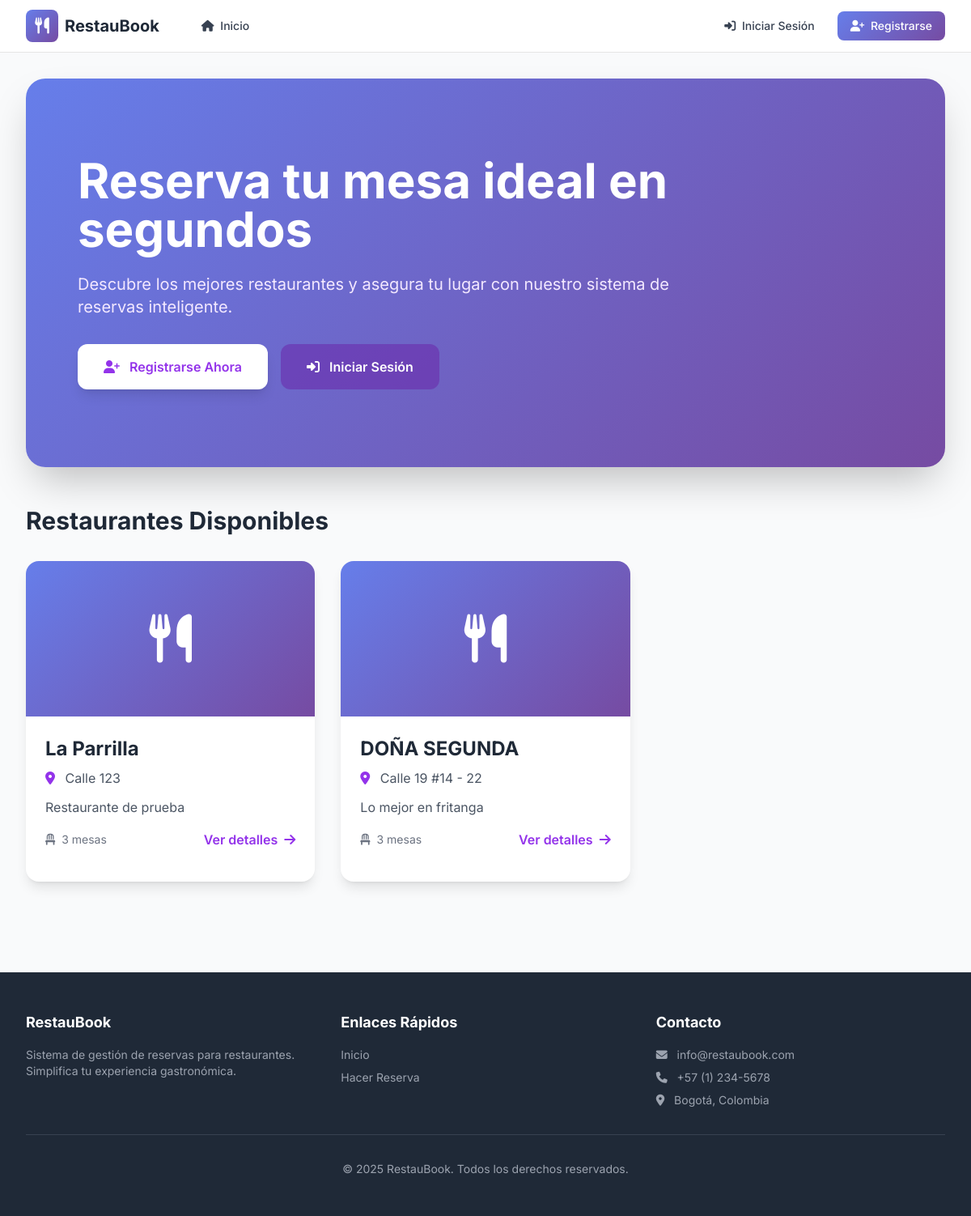
The page / on the database its author committed.
### models.py (models this page shows, shortened)
class Restaurant(db.Model):
    __tablename__ = 'restaurants'
    id = db.Column(db.Integer, primary_key=True)
    nombre = db.Column(db.String(120), nullable=False)
    direccion = db.Column(db.String(200))
    descripcion = db.Column(db.Text)
    tables = db.relationship('Table', backref='restaurant', cascade='all, delete-orphan')

### app.py (the view)
@app.route('/')
def index():
    restaurantes = Restaurant.query.all()
    return render_template('index.html', restaurantes=restaurantes)

### templates/index.html (shortened to what this page needs)
{% extends "base.html" %}
{% block content %}
<div class="gradient-bg rounded-3xl shadow-2xl overflow-hidden mb-12 animate-fade-in">
    <div class="px-6 py-16 sm:px-12 sm:py-24 lg:px-16">
        <div class="max-w-3xl">
            <h1 class="text-4xl sm:text-5xl lg:text-6xl font-bold text-white mb-6">
                Reserva tu mesa ideal en segundos
            </h1>
            <p class="text-xl text-purple-100 mb-8">
                Descubre los mejores restaurantes y asegura tu lugar con nuestro sistema de reservas inteligente.
            </p>
            <div class="flex flex-wrap gap-4">
                {% if session.user_id %}
                <a href="/reserve" class="bg-white text-purple-600 px-8 py-4 rounded-xl font-semibold hover:bg-gray-100 transition shadow-lg hover:shadow-xl transform hover:scale-105">
                    <i class="fas fa-calendar-check mr-2"></i>
                    Hacer una Reserva
                </a>
                <a href="/perfil" class="bg-purple-800 bg-opacity-50 text-white px-8 py-4 rounded-xl font-semibold hover:bg-opacity-70 transition">
                    <i class="fas fa-user mr-2"></i>
                    Ver Mi Perfil
                </a>
                {% else %}
                <a href="/register" class="bg-white text-purple-600 px-8 py-4 rounded-xl font-semibold hover:bg-gray-100 transition shadow-lg hover:shadow-xl transform hover:scale-105">
                    <i class="fas fa-user-plus mr-2"></i>
                    Registrarse Ahora
                </a>
                <a href="/login" class="bg-purple-800 bg-opacity-50 text-white px-8 py-4 rounded-xl font-semibold hover:bg-opacity-70 transition">
                    <i class="fas fa-sign-in-alt mr-2"></i>
                    Iniciar Sesión
                </a>
                {% endif %}
            </div>
        </div>
    </div>
</div>
<div class="animate-fade-in" style="animation-delay: 0.2s;">
    <div class="flex justify-between items-center mb-8">
        <h2 class="text-3xl font-bold text-gray-800">
            Restaurantes Disponibles
        </h2>
    </div>
    {% if restaurantes %}
    <div class="grid grid-cols-1 md:grid-cols-2 lg:grid-cols-3 gap-8">
        {% for restaurante in restaurantes %}
        <div class="bg-white rounded-2xl shadow-lg overflow-hidden card-hover">
            <div class="h-48 gradient-bg flex items-center justify-center">
                <i class="fas fa-utensils text-white text-6xl"></i>
            </div>
            <div class="p-6">
                <h3 class="text-2xl font-bold text-gray-800 mb-2">{{ restaurante.nombre }}</h3>
                <p class="text-gray-600 mb-3">
                    <i class="fas fa-map-marker-alt text-purple-600 mr-2"></i>
                    {{ restaurante.direccion or 'Dirección no disponible' }}
                </p>
                <p class="text-gray-600 mb-4 line-clamp-2">
                    {{ restaurante.descripcion or 'Disfruta de una experiencia gastronómica única.' }}
                </p>
                <div class="flex items-center justify-between mb-4">
                    <span class="text-sm text-gray-500">
                        <i class="fas fa-chair mr-1"></i>
                        {{ restaurante.tables|length }} mesas
                    </span>
                    <a href="/restaurante/{{ restaurante.id }}" class="text-purple-600 hover:text-purple-800 font-semibold transition">
                        Ver detalles <i class="fas fa-arrow-right ml-1"></i>
                    </a>
                </div>
            </div>
        </div>
        {% endfor %}
    </div>
    {% endif %}
</div>
{% endblock %}

### templates/base.html (style rules this page uses)
body { font-family: 'Inter', sans-serif; }
.gradient-bg { background: linear-gradient(135deg, #667eea 0%, #764ba2 100%); }
.card-hover { transition: all 0.3s ease; }
.animate-fade-in { animation: fadeIn 0.5s ease-in; }

### rows shown on the page
Restaurant: nombre "La Parrilla", direccion "Calle 123", descripcion "Restaurante de prueba", tables|length "3"
Restaurant: nombre "DOÑA SEGUNDA", direccion "Calle 19 #14 - 22", descripcion "Lo mejor en fritanga", tables|length "3"
